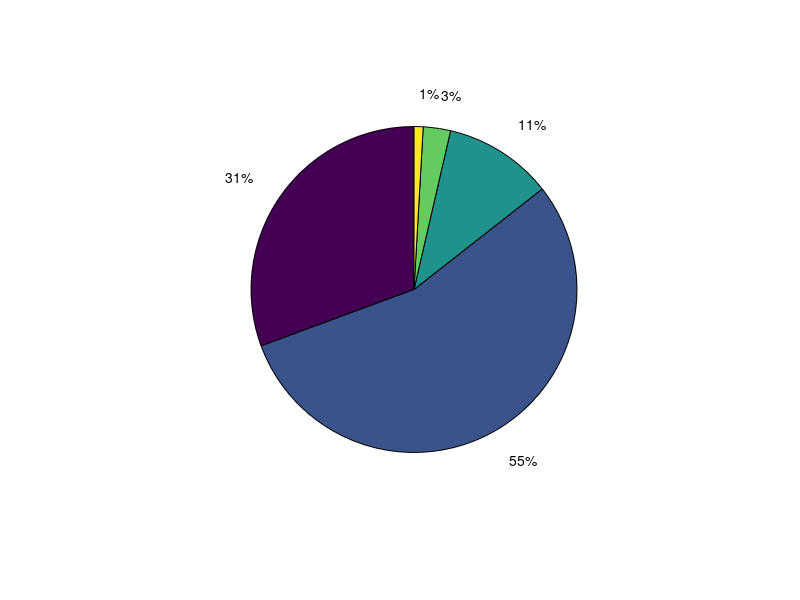

This chart was generated by the following MATLAB code: (Note: this script raises an error after producing the figure.)
clear all
close all
clc

d1 = [2, 4, 4, 2, 4, 3, 2, 4, 2, 4, 2, 6, 4, 4, 4, 4, 3, 4, 2, 4, 2, 2, 4, 4, 4, 2, 4, 4, 4, 4, 4, 2, 3, 3, 3, 2, 4, 3, 3, 2, 2, 2, 2, 5, 2, 4, 4, 3, 3, 3, 3, 4, 4, 3, 3, 2, 4, 4, 4, 4, 2, 4, 4, 3, 2, 4, 2, 4, 3, 3, 3, 3, 3, 3, 3, 4, 4, 3, 4, 100, 4, 3, 5, 2, 4, 5, 3, 4, 2, 4, 4, 4, 2, 2, 2, 2, 2, 2, 4, 2, 4, 3, 4, 4, 2, 4, 2, 3, 2, 2, 2];
d2 = [2, 3, 4, 2, 3, 3, 2, 3, 2, 3, 2, 5, 3, 4, 4, 4, 3, 3, 2, 3, 2, 2, 3, 3, 4, 2, 3, 3, 3, 3, 5, 2, 3, 3, 3, 2, 3, 3, 3, 2, 2, 2, 2, 5, 2, 3, 3, 3, 3, 3, 3, 3, 3, 3, 3, 2, 3, 3, 3, 4, 2, 3, 3, 3, 2, 3, 2, 4, 3, 3, 3, 3, 3, 3, 3, 3, 4, 3, 3, 100, 3, 3, 4, 2, 3, 4, 3, 4, 2, 4, 3, 3, 2, 2, 2, 2, 2, 2, 3, 2, 3, 3, 3, 3, 2, 3, 2, 3, 2, 2, 2]

n1 = hist(d1, unique(d1));
n1 = [n1(1:4) n1(5)+n1(6)];
n2 = hist(d2, unique(d2));

h = pie(n2);

hText = findobj(h,'Type','text');                        % text object handles
percentValues = get(hText,'String')';                    % percent values
txt = {'One: ', 'Two: ', 'Three: ', 'Four: ', 'Other: '}; % strings
combinedtxt = strcat(txt,percentValues);                 % strings and percent values
oldExtents_cell = get(hText,'Extent');                   % cell array
oldExtents = cell2mat(oldExtents_cell);                  % numeric array

hText(1).String = combinedtxt(1);
hText(2).String = combinedtxt(2);
hText(3).String = combinedtxt(3);
hText(4).String = combinedtxt(4);
hText(5).String = combinedtxt(5);

newExtents_cell = get(hText,'Extent');  % cell array
newExtents = cell2mat(newExtents_cell); % numeric array 
width_change = newExtents(:,3)-oldExtents(:,3);
signValues = sign(oldExtents(:,1));
offset = signValues.*(width_change/2);
textPositions_cell = get(hText,{'Position'}); % cell array
textPositions = cell2mat(textPositions_cell); % numeric array
textPositions(:,1) = textPositions(:,1) + offset; % add offset 
%textPositions = textPositions .* 0.0005;

hText(1).Position = textPositions(1,:);
hText(2).Position = textPositions(2,:);
hText(3).Position = textPositions(3,:);
hText(4).Position = textPositions(4,:)+[0.02 0 0];
hText(5).Position = textPositions(5,:)-[0.02 0 0];

fSize = 18;
hText(1).FontSize = fSize;
hText(2).FontSize = fSize;
hText(3).FontSize = fSize;
hText(4).FontSize = fSize;
hText(5).FontSize = fSize;
